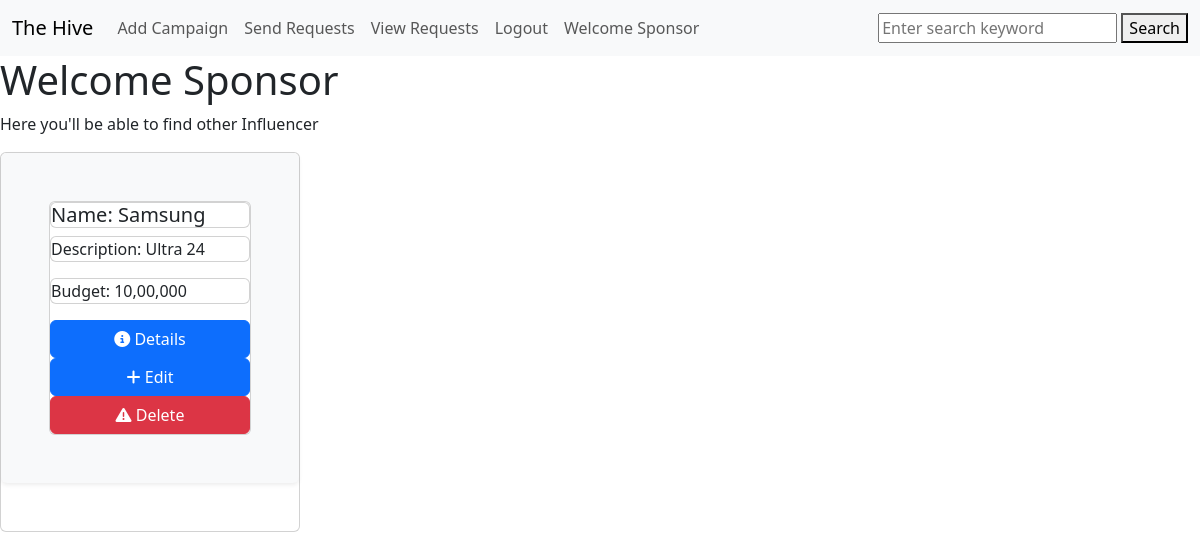
/spo_home (signed in), run on an earlier commit of the app's database.
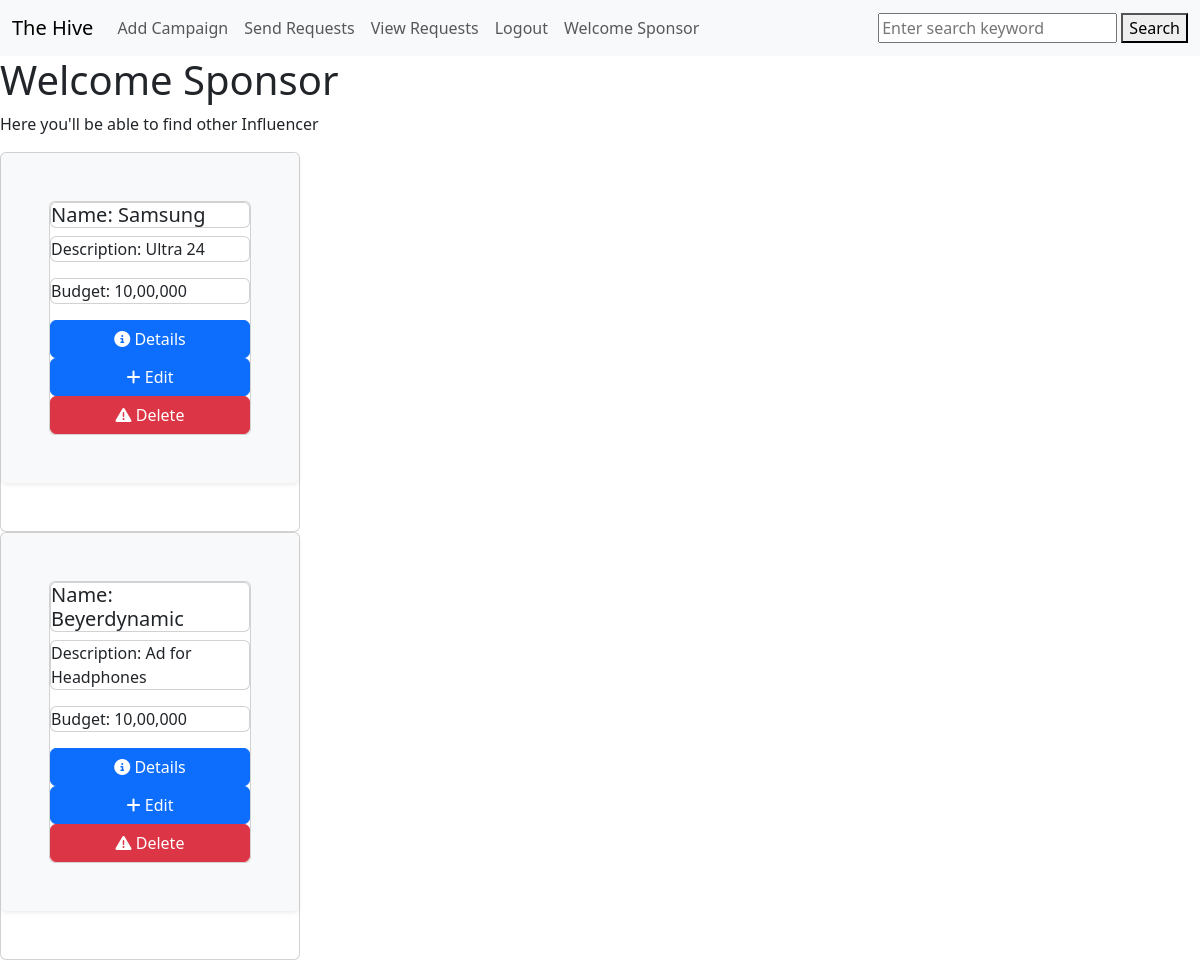
And on a later commit of the database.
### application/model.py (models this page shows, shortened)
class Campaign(db.Model):
    id = db.Column(db.Integer, primary_key = True, autoincrement = True)
    sponsor_id = db.Column(db.Integer, db.ForeignKey(Sponsor.id))
    name_of_campaign = db.Column(db.String(225), nullable = False)
    description = db.Column(db.String(330), nullable = False)
    Budget = db.Column(db.Integer, nullable = False)
    start_date = db.Column(db.Date, nullable = False, default = date.today())
    end_date = db.Column(db.Date, nullable = False )#continue the date command here
    niche = db.Column(db.String(225), nullable = False)
    visibility = db.Column(db.String(40),nullable = False)#Public or Private
    is_flagged = db.Column(db.Boolean, default=False)  # Flag status

### application/routes.py (the view)
@app.route('/spo_home')
def spo_home():
    username = session['username']
    user = User.query.filter_by(username = username).first()
    user_id = user.id
    sponsor = Sponsor.query.filter_by(user_id = user_id).first()
    spo_id = sponsor.id
    campaign = Campaign.query.filter_by(sponsor_id = spo_id).all()
    print(spo_id)
    return render_template('spo_home.html', campaign = campaign,spo_id = spo_id)

### templates/spo_home.html (shortened to what this page needs)
{% extends 'base_with_navbar.html' %}
{% block content %}
<form>
    <h1>Welcome Sponsor</h1>
    <p>Here you'll be able to find other Influencer</p>
    {% for camp in campaign %}
            <div class="card col-3">
                <div class="shadow-sm p-5 mb-5 bg-body-tertiary rounded">
                    <div class="card body">
                        <h5 class="card title">Name: {{camp.name_of_campaign}}</h5>
                        <p class ="card description">Description: {{camp.description}}</p>
                        <p class = 'card budget'>Budget: {{camp.Budget}}</p>
                        <a href="/campaign_details/{{ camp.id }}" id = camp.id}} class="btn btn-primary" >
                            <i class="fa fa-info-circle" aria-hidden="true"></i>
                            Details
                        </a>
                        <a href="/edit_campaign/{{ camp.id }}" id = camp.id}} class="btn btn-primary" >
                            <i class="fas fa-plus"></i>
                            Edit
                        </a>
                        <a href="/delete_campaign/{{ camp.id }}" class="btn btn-danger" style="display:inline;">
                            <i class="fa fa-exclamation-triangle" aria-hidden="true"></i>
                            Delete
                        </a>
                    </div>
                </div>
            </div>
    {% endfor %}
</form>
{% endblock content %}

What changed in the data, as far as the page shows it:
added Campaign: name_of_campaign "Beyerdynamic", description "Ad for Headphones", Budget "10,00,000"
